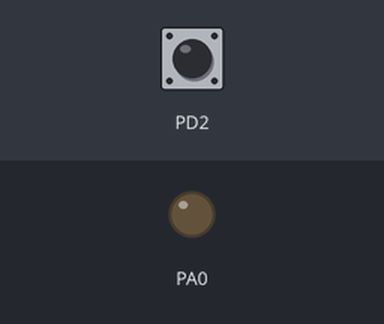
A program run on a simulated ATmega32, built with avr-gcc and emulated at 8 MHz. On the bench: output pins drawn as LEDs (lit = HIGH). The test bench sets the inputs (shaded band); at power-on: PD2 HIGH.

Above: at 1.2 s.
1.3 s: PD2 pulled LOW for 0.15 s
At 2.5 s:
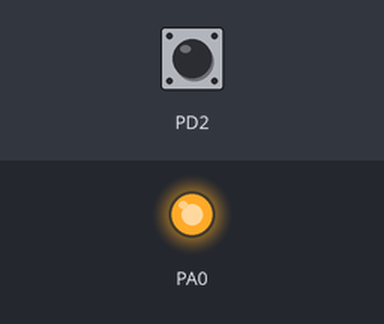
2.9 s: PD2 pulled LOW for 1 s
At 3.9 s:
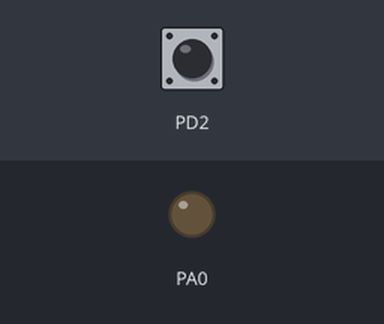
5.4 s: PD2 pulled LOW for 3.2 s
At 5.8 s:
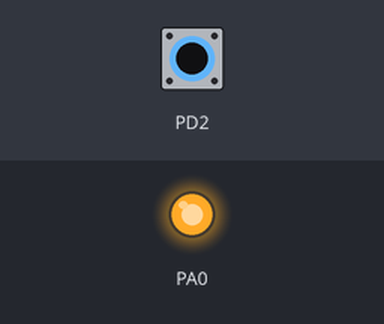
Timing chart, 0 to 8.4 s (numbered marks = the images above; inputs shaded):
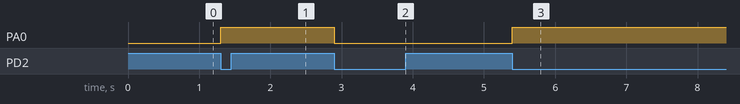

The program:

main.c
```c
/*
 * main.c
 *
 *  Created on: Jun 2, 2022
 *      Author: mazen
 */

#include "../LIB/STD_TYPES.h"
#include "../MCAL/DIO/DIO_int.h"
#include "../MCAL/EXTI/EXTI_int.h"

#include "../MCAL/GIE/GIE_int.h"

#include <avr/io.h>
#include <avr/interrupt.h>

ISR(INT0_vect)
{
	MDIO_vTogPinVal(DIO_PORTA, DIO_PIN0);
}


int main(void)
{
	MDIO_vSetPinDIR(DIO_PORTD, DIO_PIN2 ,DIO_INPUT);
	MDIO_vSetPinVal(DIO_PORTD, DIO_PIN2, DIO_HIGH); // enable pull up resistor on PD2
	MDIO_vSetPinDIR(DIO_PORTA, DIO_PIN0, DIO_OUTPUT);
	MEXTI_vInit();

	MGIE_vEnableGlobalInterrupt();
	while(1)
	{

	}
}
```

BIT_MATH.h
```c
/***************************************************************************************/
/****************************  IMT School Training Center ******************************/
/***************************************************************************************/
/** This file is developed by IMT School training center, All copyrights are reserved **/
/***************************************************************************************/

#ifndef _BIT_MATH_H_
#define _BIT_MATH_H_

#define SET_BIT(Reg, bitnum)       (Reg |=1<<bitnum)
#define CLR_BIT(Reg, bitnum)       (Reg &=~(1<<bitnum))
#define TOGGLE_BIT(Reg, bitnum)    (Reg ^=(1<<bitnum))
#define GET_BIT(Reg, bitnum)       ((Reg>>bitnum)& 0x01)
#define SET_BYTE(Reg,value)         ( Reg = value )


#endif
```

STD_TYPES.h
```c
/***************************************************************************************/
/****************************  IMT School Training Center ******************************/
/***************************************************************************************/
/** This file is developed by IMT School training center, All copyrights are reserved **/
/***************************************************************************************/

#ifndef _STD_TYPES_H_
#define _STD_TYPES_H_

typedef signed char s8; 					/* 1 byte */
typedef unsigned char u8;				    /* 1 byte */

typedef signed short int s16;        		/* 2 byte */
typedef unsigned short int u16;             /* 2 byte */

typedef signed long int s32;   			    /* 4 byte */
typedef unsigned long int u32;              /* 4 byte */

typedef signed long long int s64;           /* 8 byte */
typedef unsigned long long int u64;         /* 8 byte */

typedef float f32;                          /* 4 byte */
typedef double f64;                         /* 8 byte */
typedef long double f96;                    /* 12 byte */

#endif
```

DIO_int.h
```c
/*
 * DIO_int.h
 *
 *  Created on: Jul 16, 2022
 *      Author: Ibrahem
 */

#ifndef MCAL_DIO_DIO_INT_H_
#define MCAL_DIO_DIO_INT_H_


typedef enum
{
	OK=1,
	NOK=0


}Error_t;


#define DIO_PORTA 0
#define DIO_PORTB 1
#define DIO_PORTC 2
#define DIO_PORTD 3

#define DIO_PIN0 0
#define DIO_PIN1 1
#define DIO_PIN2 2
#define DIO_PIN3 3
#define DIO_PIN4 4
#define DIO_PIN5 5
#define DIO_PIN6 6
#define DIO_PIN7 7


#define DIO_OUTPUT 1
#define DIO_INPUT  0

#define DIO_HIGH 1
#define DIO_LOW  0


Error_t MDIO_vSetPinDIR(u8 A_u8PortNo , u8 A_u8PinNo , u8 A_u8Dir);
void MDIO_vSetPinVal(u8 A_u8PortNo , u8 A_u8PinNo , u8 A_u8Val);
u8   MDIO_u8GetPinVal(u8 A_u8PortNo , u8 A_u8PinNo);


void MDIO_vSetPortDIR(u8 A_u8PortNo , u8 A_u8Dir);
void MDIO_vSetPortVal(u8 A_u8PortNo , u8 A_u8Val);
u8   MDIO_u8GetPortVal(u8 A_u8PortNo );
void MDIO_vTogPinVal(u8 A_u8PortNo , u8 A_u8PinNo);


#endif /* MCAL_DIO_DIO_INT_H_ */
```

DIO_prg.c
```c
/*
 * DIO_prg.c
 *
 *  Created on: Jul 16, 2022
 *      Author: Ibrahem
 */

#include "../../LIB/STD_TYPES.h"
#include "../../LIB/BIT_MATH.h"

#include <avr/io.h>

#include "DIO_int.h"


Error_t MDIO_vSetPinDIR(u8 A_u8PortNo , u8 A_u8PinNo , u8 A_u8Dir)
{
	Error_t err= OK;
	if (A_u8Dir== DIO_OUTPUT)
	{
		switch(A_u8PortNo)
		{
			case DIO_PORTA:
				SET_BIT(DDRA , A_u8PinNo);
				break;
			case DIO_PORTB:
				SET_BIT(DDRB , A_u8PinNo);
				break;
			case DIO_PORTC:
				SET_BIT(DDRC , A_u8PinNo);
				break;
			case DIO_PORTD:
				SET_BIT(DDRD , A_u8PinNo);
				break;
		}
	}
	else if(A_u8Dir== DIO_INPUT)
	{
		switch(A_u8PortNo)
		{
			case DIO_PORTA:
				CLR_BIT(DDRA , A_u8PinNo);
				break;
			case DIO_PORTB:
				CLR_BIT(DDRB , A_u8PinNo);
				break;
			case DIO_PORTC:
				CLR_BIT(DDRC , A_u8PinNo);
				break;
			case DIO_PORTD:
				CLR_BIT(DDRD , A_u8PinNo);
				break;
		}
	}
	else{


		err= NOK;
	}
	return err;
}
void MDIO_vSetPinVal(u8 A_u8PortNo , u8 A_u8PinNo , u8 A_u8Val)
{

	if (A_u8Val== DIO_HIGH)
	{
		switch(A_u8PortNo)
		{
			case DIO_PORTA:
				SET_BIT(PORTA , A_u8PinNo);
				break;
			case DIO_PORTB:
				SET_BIT(PORTB , A_u8PinNo);
				break;
			case DIO_PORTC:
				SET_BIT(PORTC , A_u8PinNo);
				break;
			case DIO_PORTD:
				SET_BIT(PORTD , A_u8PinNo);
				break;
		}
	}
	else if(A_u8Val== DIO_LOW)
	{
		switch(A_u8PortNo)
		{
			case DIO_PORTA:
				CLR_BIT(PORTA , A_u8PinNo);
				break;
			case DIO_PORTB:
				CLR_BIT(PORTB , A_u8PinNo);
				break;
			case DIO_PORTC:
				CLR_BIT(PORTC , A_u8PinNo);
				break;
			case DIO_PORTD:
				CLR_BIT(PORTD , A_u8PinNo);
				break;
		}
	}
}
u8   MDIO_u8GetPinVal(u8 A_u8PortNo , u8 A_u8PinNo)
{
	u8 L_u8PinVal=0;   //local variable
	switch(A_u8PortNo)
	{
		case DIO_PORTA:
			L_u8PinVal=GET_BIT(PINA , A_u8PinNo);
			break;
		case DIO_PORTB:
			L_u8PinVal=GET_BIT(PINB , A_u8PinNo);
			break;
		case DIO_PORTC:
			L_u8PinVal=GET_BIT(PINC , A_u8PinNo);
			break;
		case DIO_PORTD:
			L_u8PinVal=GET_BIT(PIND , A_u8PinNo);
			break;
	}

	return L_u8PinVal;
}
void MDIO_vSetPortDIR(u8 A_u8PortNo , u8 A_u8Dir)
{
	switch(A_u8PortNo)
	{
		case DIO_PORTA:
			DDRA = A_u8Dir;
			break;
		case DIO_PORTB:
			DDRB = A_u8Dir;
			break;
		case DIO_PORTC:
			DDRC = A_u8Dir;
			break;
		case DIO_PORTD:
			DDRD = A_u8Dir;
			break;
	}
}
void MDIO_vSetPortVal(u8 A_u8PortNo , u8 A_u8Val)
{
	switch(A_u8PortNo)
	{
		case DIO_PORTA:
			PORTA = A_u8Val;
			break;
		case DIO_PORTB:
			PORTB = A_u8Val;
			break;
		case DIO_PORTC:
			PORTC = A_u8Val;
			break;
		case DIO_PORTD:
			PORTD = A_u8Val;
			break;
	}
}
//u8   DIO_u8GetPortVal(u8 A_u8PortNo )
//{}
void MDIO_vTogPinVal(u8 A_u8PortNo , u8 A_u8PinNo)

{
	switch(A_u8PortNo)
	{
		case DIO_PORTA:
			TOGGLE_BIT(PORTA , A_u8PinNo);
			break;
		case DIO_PORTB:
			TOGGLE_BIT(PORTB , A_u8PinNo);
			break;
		case DIO_PORTC:
			TOGGLE_BIT(PORTC , A_u8PinNo);
			break;
		case DIO_PORTD:
			TOGGLE_BIT(PORTD , A_u8PinNo);
			break;
	}

}
```

EXTI_cfg.h
```c
/*
 * EXTI_cfg.h
 *
 *  Created on: Jun 2, 2022
 *      Author: mazen
 */

#ifndef MCAL_EXTI_EXTI_CFG_H_
#define MCAL_EXTI_EXTI_CFG_H_


#define EXTI_LINE0			ENABLE
#define EXTI_LINE1			DISABLE
#define EXTI_LINE2			DISABLE

/**
 * Options:
 * EXTI_FALLING ,
 * EXTI_RISING,
 * EXTI_ONCHANGE
 */
#define EXTI_LIN0_SENSE_CTRL  EXTI_RISING


#endif /* MCAL_EXTI_EXTI_CFG_H_ */
```

EXTI_int.h
```c
/*
 * EXTI_int.h
 *
 *  Created on: Jun 2, 2022
 *      Author: mazen
 */

#ifndef MCAL_EXTI_EXTI_INT_H_
#define MCAL_EXTI_EXTI_INT_H_


void MEXTI_vInit(void);
void MEXTI_vEnableInterrupt(u8 A_u8ExtiLineNo);
void MEXTI_vDisableInterrupt(u8 A_u8ExtiLineNo);
void MEXTI_vSetSenseControl(u8 A_u8ExtiLineNo, u8 A_u8SenseCtrl);


#endif /* MCAL_EXTI_EXTI_INT_H_ */
```

EXTI_prg.c
```c
/*
 * EXTI_prg.c
 *
 *  Created on: Jun 2, 2022
 *      Author: mazen
 */


#include "../../LIB/STD_TYPES.h"
#include "../../LIB/BIT_MATH.h"

#include <avr/io.h>
#include "../DIO/DIO_int.h"

#include "EXTI_int.h"
#include "EXTI_cfg.h"

void MEXTI_vInit(void)
{

#if EXTI_LINE0==ENABLE
	/* 1- Sense control    */
#if EXTI_LIN0_SENSE_CTRL==EXTI_FALLING
	/* Falling Edge for INT0 */
	SET_BIT(MCUCR, 3);
	CLR_BIT(MCUCR, 2);
#elif EXTI_LIN0_SENSE_CTRL==EXTI_RISING
	SET_BIT(MCUCR, 3);
	SET_BIT(MCUCR, 2);
#elif EXTI_LIN0_SENSE_CTRL==EXTI_ONCHANGE
	CLR_BIT(MCUCR, 3);
	SET_BIT(MCUCR, 2);
#else
#error "Sense Control must be Falling, Rising, ..."
#endif
	/* 2- Enable interrupt */
	SET_BIT(GICR, 6);
#endif

#if EXTI_LINE1==ENABLE
	/* 1- Sense control    */
	/* Falling Edge for INT0 */
	SET_BIT(MCUCR, 1);
	CLR_BIT(MCUCR, 0);
	/* 2- Enable interrupt */
	SET_BIT(GICR, 6);
#endif

#if EXTI_LINE2==ENABLE
	/* 1- Sense control    */
	/* Falling Edge for INT0 */
	SET_BIT(MCUCSR, 6);
	/* 2- Enable interrupt */
	SET_BIT(GICR, 6);
#endif


}

void MEXTI_vEnableInterrupt(u8 A_u8ExtiLineNo)
{

}

void MEXTI_vDisableInterrupt(u8 A_u8ExtiLineNo)
{

}

void MEXTI_vSetSenseControl(u8 A_u8ExtiLineNo, u8 A_u8SenseCtrl)
{

}
```

GIE_int.h
```c
/*
 * GIE_int.h
 *
 *  Created on: Aug 20, 2022
 *      Author: Ibrahem
 */

#ifndef MCAL_GIE_GIE_INT_H_
#define MCAL_GIE_GIE_INT_H_

void MGIE_vEnableGlobalInterrupt(void);
void MGIE_vDisableGlobalInterrupt(void);

#endif /* MCAL_GIE_GIE_INT_H_ */
```

GIE_prg.c
```c
/*
 * GIE_prg.c
 *
 *  Created on: Aug 20, 2022
 *      Author: Ibrahem
 */

#include"../../LIB/STD_TYPES.h"
#include"../../LIB/BIT_MATH.h"


#include <avr/io.h>


#include"GIE_int.h"


void MGIE_vEnableGlobalInterrupt(void){

	SET_BIT(SREG,7);

}
void MGIE_vDisableGlobalInterrupt(void){
	CLR_BIT(SREG,7);


}
```

Measured:
- after the input at 1.3 s, PA0: LOW → HIGH at once
- after the input at 2.9 s, PA0: HIGH → LOW at once
- after the input at 5.4 s, PA0: LOW → HIGH at once
